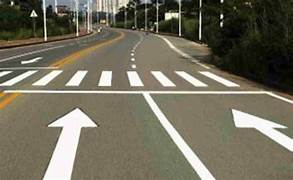
#> input picture Laporan_Pengcit D/Laporan 3/markajalan.jpeg, 293 x 180 px
$ jupyter execute 'laporan 3.ipynb'
#> lines starting #> are read from the running program, lines starting #| are printed output that depends on the picture
[cell 1]
import cv2
import numpy as np
from matplotlib import pyplot as plt

[cell 2]
# Fungsi untuk menampilkan gambar menggunakan Matplotlib
def show_image(title, image, cmap=None):
    plt.figure(figsize=(10, 10))
    plt.imshow(image, cmap=cmap)
    plt.title(title)
    plt.axis('off')
    plt.show()

[cell 3]
# Baca gambar dalam format BGR
image_path = 'markajalan.jpeg'
image = cv2.imread(image_path)
#> image is the input picture: shape (180, 293, 3); mean B, G, R 92.9, 109.9, 114.3

[cell 4]
# Pastikan gambar terbaca
if image is None:
    print("Gambar tidak ditemukan atau tidak dapat dibaca.")
else:
    # Konversi gambar dari BGR ke RGB untuk ditampilkan dengan benar menggunakan Matplotlib
    image_rgb = cv2.cvtColor(image, cv2.COLOR_BGR2RGB)

    # Konversi gambar ke Grayscale
    gray_image = cv2.cvtColor(image, cv2.COLOR_BGR2GRAY)
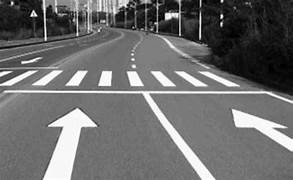
#> gray_image: shape (180, 293); min 0, max 255, mean 109.3

    # Deteksi tepi menggunakan Canny
    edges = cv2.Canny(gray_image, 50, 150, apertureSize=3)
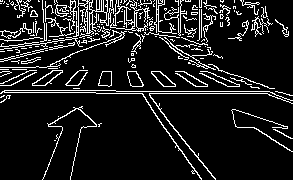
#> edges: shape (180, 293); 11.3% white in thin lines or dots

    # Deteksi garis menggunakan Transformasi Hough
    lines = cv2.HoughLines(edges, 1, np.pi / 180, 200)
#> lines = None

    # Gambar garis pada gambar asli
    if lines is not None:
        for rho, theta in lines[:, 0]:
            a = np.cos(theta)
            b = np.sin(theta)
            x0 = a * rho
            y0 = b * rho
            x1 = int(x0 + 1000 * (-b))
            y1 = int(y0 + 1000 * (a))
            x2 = int(x0 - 1000 * (-b))
            y2 = int(y0 - 1000 * (a))
            cv2.line(image_rgb, (x1, y1), (x2, y2), (0, 0, 255), 2)

    # Tampilkan hasil
    show_image('Original Image', image_rgb)
    show_image('Gray Image', gray_image, cmap='gray')
    show_image('Edges', edges, cmap='gray')

    # Simpan hasil gambar
    cv2.imwrite('/mnt/data/edges.jpg', edges)
    cv2.imwrite('/mnt/data/hough_lines.jpg', cv2.cvtColor(image_rgb, cv2.COLOR_RGB2BGR))
